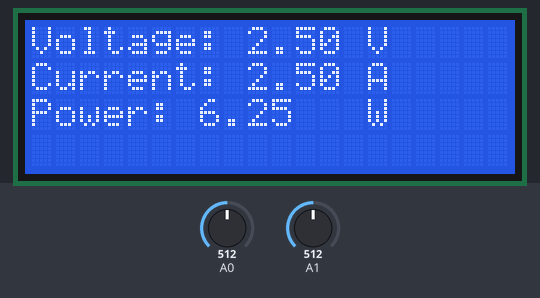
Bench run of a sketch on a simulated Arduino Uno, built with avr-gcc and run on an emulated ATmega328P. On the bench: 20×4 character LCD. The test bench sets the inputs (shaded band); at power-on: A0 = 512, A1 = 512.

Above: at 6.2 s.
6.3 s: A0 set to 716
At 7.0 s:
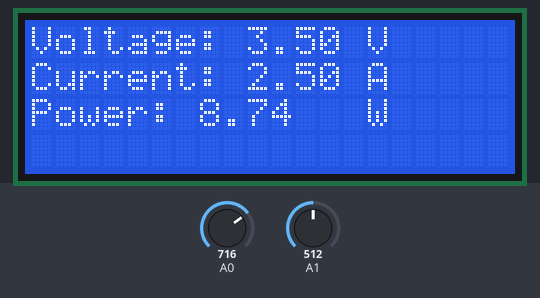
8.0 s: A1 set to 716
At 8.6 s:
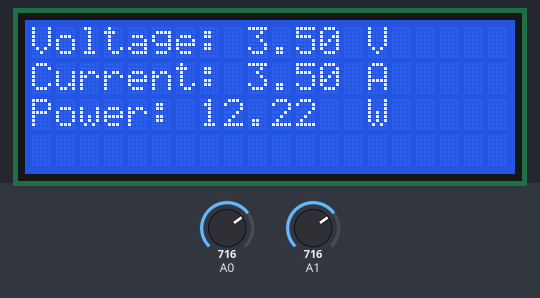
9.6 s: A0 set to 900
At 10.6 s:
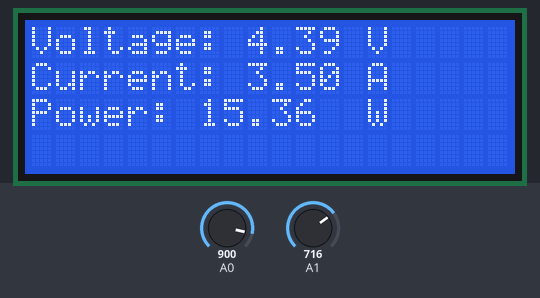
11.2 s: A1 set to 900
At 11.8 s:
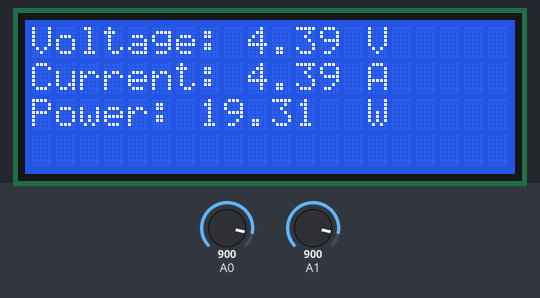
12.9 s: A0 set to 1023
At 13.8 s:
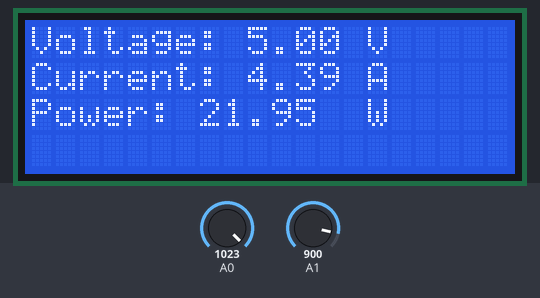
14.5 s: A1 set to 1023
At 15.1 s:
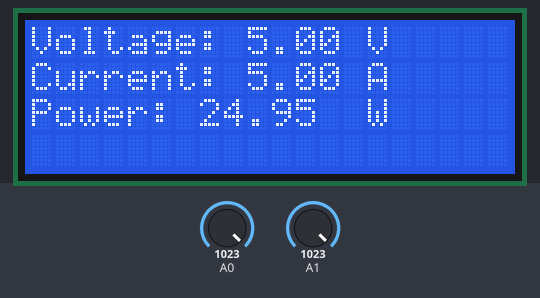
Timing chart, 0 to 17.2 s (numbered marks = the images above; inputs shaded):
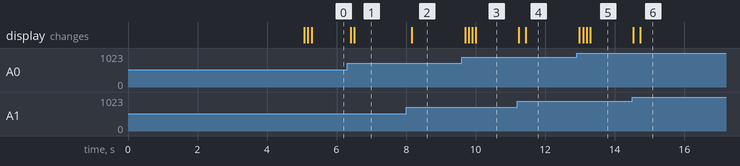

The sketch:

myExample.ino
```cpp
#include <LiquidCrystal.h>
#define num_samples 10
int sum = 0;
unsigned char sample_count=0;
float voltage=0.0;
LiquidCrystal lcd(12,11,10,9,8,7);
const int PT = A0;
const int CT = A1;
float current;
float power;

void setup() {
  // put your setup code here, to run once:
lcd.begin(20,4);
lcd.setCursor(5,1);
lcd.println("Welcome To");
lcd.setCursor(5,2);
lcd.println("Energy Meter Pro");
delay(5000);
lcd.clear();

constants();
}

void loop() {
  // put your main code here, to run repeatedly:
lcd.setCursor(0,2);
ShowVoltage(9, 0, PT);
float vol = voltage;
ShowVoltage(9, 1, CT);
float Cur = voltage;
power = vol * Cur;
lcd.setCursor(7,2);
lcd.print(power);
}

void constants(){
  lcd.setCursor(0,0);
  lcd.print("Voltage: ");
  lcd.setCursor(0,1);
  lcd.print("Current: ");
  lcd.setCursor(0,2);
  lcd.print("Power: ");
  lcd.setCursor(14,0);
  lcd.print("V");
  lcd.setCursor(14,1);
  lcd.print("A");
  lcd.setCursor(14,2);
  lcd.print("W");
}

void ShowVoltage(int x,int y,unsigned int value){
  while(sample_count< num_samples)
  {
    sum += analogRead(value);
    sample_count++;
    delay(10);
  }
  voltage = ((float)sum / (float)num_samples * 5.00) / 1024.0;
  lcd.setCursor(x,y);
  lcd.print(voltage);
  sample_count = 0;
  sum = 0;
}
```

Measured:
- after the input at 6.3 s, the display: first changes after 0.11 s (image 1 shows a later state)
- after the input at 8.0 s, the display: changes after 0.15 s (image 2)
- after the input at 9.6 s, the display: first changes after 0.10 s (image 3 shows a later state)
- after the input at 11.2 s, the display: first changes at once (image 4 shows a later state)
- after the input at 12.9 s, the display: first changes after 0.08 s (image 5 shows a later state)
- after the input at 14.5 s, the display: first changes at once (image 6 shows a later state)
